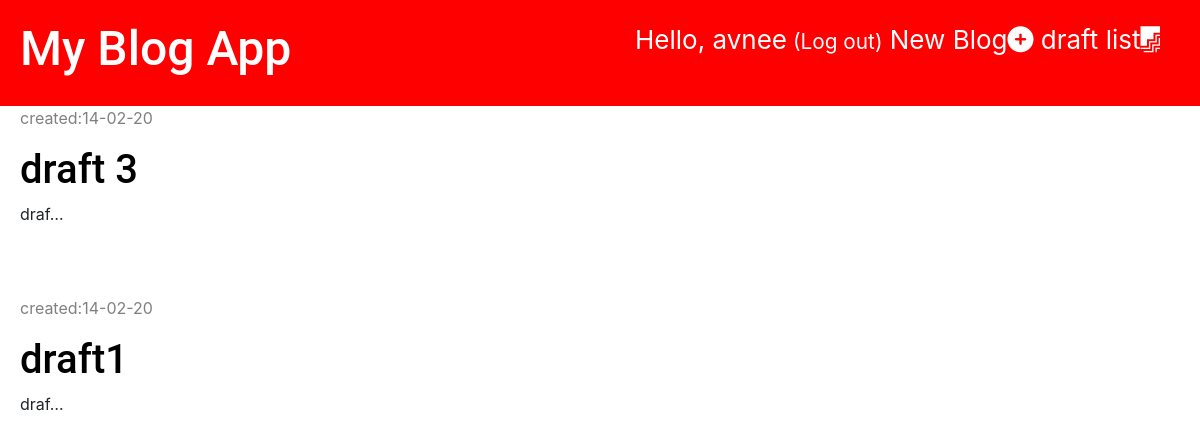
Page /drafts/ (signed in) on the committed database.
### my_site/models.py (models this page shows, shortened)
class Post(models.Model):
    author= models.ForeignKey('auth.User', on_delete=models.CASCADE)
    title=models.CharField(max_length=200)
    text=models.TextField()
    created_date=models.DateTimeField(default=timezone.now)
    published_date= models.DateTimeField(blank=True, null=True)

### my_site/views.py (the view)
# urls.py: path('drafts/',views.post_draft,name='post_draft'),
@login_required
def post_draft(request):
    post=Post.objects.filter(published_date__isnull=True).order_by('-created_date')
    stuff_for_frontend = {'posts':post}
    return render(request,'my_site/post_draft.html',stuff_for_frontend)

### templates/my_site/post_draft.html (shortened to what this page needs)
{% extends 'base.html' %}
{% block content %}
    {% for post in posts %}
        <div class="post">
            <p class="date">created:{{ post.created_date|date:'d-m-y' }}</p>
            <h1><a href="{% url 'post_detail' pk=post.pk %}">{{ post.title }}</a></h1>
        <p>{{ post.text|truncatechars:5 }}</p>
        </div>
    {% endfor %}
{% endblock %}

### templates/base.html (shortened to what this page needs)
<!DOCTYPE html>
{% load static %}
<html lang="en">
<head>
    <link rel="stylesheet" href="{% static 'css/blog.css' %}">
    <link rel="stylesheet" href="https://stackpath.bootstrapcdn.com/bootstrap/4.4.1/css/bootstrap.min.css">
    <link rel="stylesheet" href="{% static 'css/zenburn.css' %}"></link>
</head>
<body>
<div class="page-header">
    {% if user.is_authenticated %}
        <div class="top-menu">
            <a>Hello, {{ user.username }}<small><a href="{% url 'logout' %}"> (Log out)</a></small></a>
            <a href="{% url 'post_new' %}">New Blog<i class="fas fa-plus-circle"></i></a>
            <a href="{% url 'post_draft' %}">draft list<i class="fab fa-firstdraft"></i></a>
        </div>
    {% else %}
        <a href="{% url 'login' %}" class="top-menu"><i class="fas fa-sign-in-alt fa-2x"></i></a>
    {% endif %}
    <h1><a href="{% url "post_list" %}" class="">My Blog App</a></h1>
</div>
<div class="content-container">
    <div class="row">
        <div class="col-md-8">
            {% block content %}
            {% endblock %}
        </div>
    </div>
</div>
</body>
</html>

### static/css/blog.css (style rules this page uses)
.page-header { background-color: #ff0000; margin-top: 0; padding: 20px 20px 20px 20px; }
.page-header h1, .page-header h1 a { color: #ffffff; font-size: 36pt; text-decoration: none; }
.content-container { margin-left: 20px; }
h1,h2,h3 { font-family: 'Roboto', 'inherit', 'Droid Sans', serif; font-size: 48px; }
.date { color: gray; }
.post { margin-bottom: 70px; }
.post h1 a { color: black; }
.top-menu { color: white; float: right; font-size: 26px; margin-right: 20px; }
.top-menu a,.top-menu a:hover { color: white; }

### rows in the picture
Post: created_date "14-02-20", title "draft 3", text "draf…"
Post: created_date "14-02-20", title "draft1", text "draf…"

### other values in the picture
{{ user.username }} "avnee"
